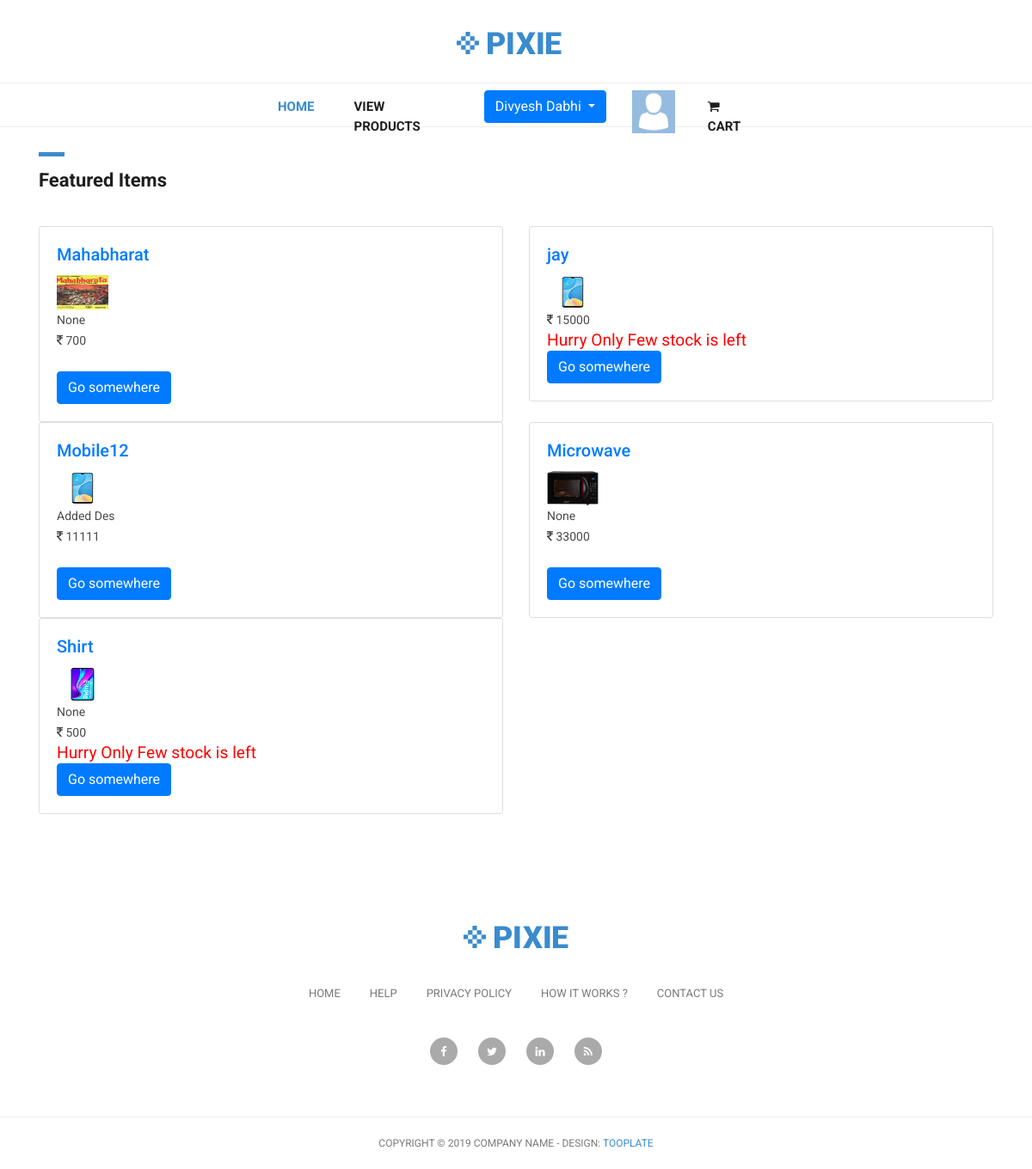
Screenshot of /all-product/ (signed in) with the database file from the repository.
### myapp/models.py (models this page shows, shortened)
class User(models.Model):
    fname = models.CharField(max_length=50)
    lname = models.CharField(max_length=50)
    email = models.EmailField(unique=True)
    mobile = models.CharField(max_length=20)
    address = models.TextField()
    role = models.CharField(max_length=20)
    password = models.CharField(max_length=50)
    pic = models.FileField(upload_to='Profile',default='avtar.png')

class Product(models.Model):
    uid = models.ForeignKey(User,on_delete=models.CASCADE)  # seller
    name = models.CharField(max_length=80)
    des = models.TextField(null=True,blank=True)
    price = models.CharField(max_length=10)
    quantity = models.IntegerField()
    category = models.CharField(max_length=20)
    pic = models.FileField(upload_to='Products',null=True,blank=True)

### myapp/views.py (the view)
# urls.py: path('all-product/',views.all_product, name='all-product'),
def all_product(request):
    uid = User.objects.get(email=request.session['email'])
    products = Product.objects.all().order_by('?')
    return render(request,'all-product.html',{'uid':uid,'products':products})

### myapp/templates/all-product.html
{% extends 'header.html' %}
{% load static %}
{% block content %}
<div class="featured-items">
    <div class="container">
      <div class="row">
        <div class="col-md-12">
          <div class="section-heading">
            <div class="line-dec"></div>
            <h1>Featured Items</h1>
          </div>
        </div>
        <div class="col-md-12">
            <div class="row">
                {% for product in products %}
                <div class="col-sm-6">
                    <a href="{% url 'view-product' product.id %}">
                  <div class="card">
                    <div class="card-body">
                      <h5 class="card-title">{{product.name}}</h5>
                      <img src="{{product.pic.url}}" alt="" width="60px" height="40px">
                      <p class="card-text">{{product.des}}</p>
                      <p class="card-text"> <i class="fa fa-inr"></i> {{product.price}}</p>
                      {% if product.quantity < 5 %}
                      <p style="color: red;font-size: larger;">Hurry Only Few stock is left</p>
                      {% else %}
                      <p style="color: rgba(255, 0, 0, 0);font-size: larger;"> sd</p>
                      {% endif %}
                      <a href="#" class="btn btn-primary">Go somewhere</a>
                    </div>
                </div>
            </a>
                </div>
                {% endfor %}
              </div>
        </div>
      </div>
    </div>
  </div>
{% endblock %}

### myapp/templates/header.html (shortened to what this page needs)
{% load static %}
<!DOCTYPE html>
<html lang="en">
  <head>
    <link href="{% static 'vendor/bootstrap/css/bootstrap.min.css' %}" rel="stylesheet">
    <link rel="stylesheet" href="{% static 'assets/css/fontawesome.css' %}">
    <link rel="stylesheet" href="{% static 'assets/css/tooplate-main.css' %}">
    <link rel="stylesheet" href="{% static 'assets/css/owl.css' %}">
  </head>
  <body>
    <nav class="navbar navbar-expand-lg navbar-dark bg-dark static-top">
      <div class="container">
        <a class="navbar-brand" href="#"><img src="{% static 'assets/images/header-logo.png' %}" alt=""></a>
        <div class="collapse navbar-collapse" id="navbarResponsive">
          <ul class="navbar-nav ml-auto">
            <li class="nav-item active">
              <a class="nav-link" href="{% url 'index' %}">Home
              </a>
            </li>
            {% if uid.role == 'seller' %}
            <li class="nav-item">
              <div class="btn-group">
              <a class="nav-link dropdown-toggle" data-toggle="dropdown" aria-haspopup="true" aria-expanded="false">Products</a>
                <div class="dropdown-menu">
                  <a class="dropdown-item" href="{% url 'add-product' %}">Add Product</a>
                  <a class="dropdown-item" href="{% url 'seller-product' %}">View Your Products</a>
                </div>
              </div>
            </li>
            <li class="nav-item">
              <a class="nav-link" href="{% url 'seller-buy-product' %}">View My orders</a>
            </li>
            {% elif uid.role == 'buyer' %}
            <li class="nav-item">
              <a class="nav-link" href="{% url 'all-product' %}">View Products</a>
            </li>
            {% endif %}
            {% if uid %}
            <li class="nav-item">
                <div class="btn-group">
                  <button type="button" class="btn btn-primary dropdown-toggle" data-toggle="dropdown" aria-haspopup="true" aria-expanded="false">
                    {{uid.fname}} {{uid.lname}}
                  </button>
                </div>
            </li>
            {% if uid.pic %}
            <li class="nav-item">
              <img src="{{uid.pic.url}}" alt="" width="50px" height="50px">
            </li>
            <li class="nav-item">
                <a href="{% url 'view-cart' %}" class="nav-link"><i class="fa fa-shopping-cart"></i> Cart</a>
            </li>
            {% endif %}
            {% else %}
            <li class="nav-item">
              <a class="nav-link" href="{% url 'login' %}">Login / Registration</a>
            </li>
            {% endif %}
          </ul>
        </div>
      </div>
    </nav>
    {% block content %}
    {% endblock %}
    <div class="footer">
        <div class="container">
          <div class="row">
            <div class="col-md-12">
              <div class="logo">
                <img src="{% static 'assets/images/header-logo.png' %}" alt="">
              </div>
            </div>
            <div class="col-md-12">
              <div class="footer-menu">
                <ul>
                  <li><a href="#">Home</a></li>
                  <li><a href="#">Help</a></li>
                  <li><a href="#">Privacy Policy</a></li>
                  <li><a href="#">How It Works ?</a></li>
                  <li><a href="#">Contact Us</a></li>
                </ul>
              </div>
            </div>
            <div class="col-md-12">
              <div class="social-icons">
                <ul>
                  <li><a href="#"><i class="fa fa-facebook"></i></a></li>
                  <li><a href="#"><i class="fa fa-twitter"></i></a></li>
                  <li><a href="#"><i class="fa fa-linkedin"></i></a></li>
                  <li><a href="#"><i class="fa fa-rss"></i></a></li>
                </ul>
              </div>
            </div>
          </div>
        </div>
      </div>
      <div class="sub-footer">
        <div class="container">
          <div class="row">
            <div class="col-md-12">
              <div class="copyright-text">
                <p>Copyright &copy; 2019 Company Name
                  - Design: <a rel="nofollow" href="https://www.facebook.com/tooplate">Tooplate</a></p>
              </div>
            </div>
          </div>
        </div>
      </div>
    </body>
  </html>

### myapp/static/assets/css/tooplate-main.css (style rules this page uses)
body { font-family: 'Roboto', sans-serif; transition: all 0.5s; }
p { margin-bottom: 0px; font-size: 14px; color: #4a4a4a; line-height: 24px; }
a { text-decoration: none!important; }
.copyright-text { text-transform: uppercase; }
.section-heading { margin-top: 80px; margin-bottom: 40px; }
.section-heading .line-dec { width: 30px; height: 5px; background-color: #3a8bcd; }
.section-heading h1 { font-size: 22px; font-weight: 700; color: #1e1e1e; margin-top: 15px; }
.navbar .navbar-brand { text-align: center; width: 100%; position: relative; padding: 25px 0px; }
.bg-dark { background-color: #fff!important; border-bottom: 1px solid #eee; }
#navbarResponsive { z-index: 999; position: absolute; left: 50%; top: 105px; transform: translateX(-50%); }
.navbar-dark .navbar-nav .nav-item { margin: 0px 15px; }
.navbar-dark .navbar-nav .nav-link { text-transform: uppercase; font-size: 15px; font-weight: 700; color: #1e1e1e; transition: all 0.5s; }
.navbar-dark .navbar-nav .nav-link:hover, .navbar-dark .navbar-nav .active>.nav-link, .navbar-dark .navbar-nav .nav-link.active, .navbar-dark .navbar-nav .nav-link.show, .navbar-dark .navbar-nav .show>.nav-link { color: #3a8bcd; }
.navbar:after { width: 100%; height: 1px; background-color: #eee; content: ''; position: absolute; left: 0; bottom: -52px; }
.featured-items { margin-bottom: 70px; }
.footer { text-align: center; }
.footer ul { padding: 0px; margin: 0px; }
.footer ul li { list-style: none; display: inline-block; }
.footer .logo img { max-width: 100%; margin-top: 60px; margin-bottom: 40px; }
.footer .footer-menu { margin-bottom: 40px; }
.footer .footer-menu ul li { margin: 0px 15px; }
.footer .footer-menu a { font-size: 13px; color: #7a7a7a; text-transform: uppercase; transition: all 0.5s; }
.footer .social-icons { margin-bottom: 60px; }
.footer .social-icons ul li { margin: 0px 10px; }
.footer .social-icons a { width: 32px; height: 32px; color: #fff; background-color: #aaa; text-align: center; display: inline-block; line-height: 33px; border-radius: 50%; font-size: 13px; transition: all 0.5s; }
.sub-footer { border-top: 1px solid #eee; text-align: center; }
.sub-footer p { font-size: 12px; color: #7a7a7a; line-height: 60px; }
.sub-footer a { color: #3a8bcd; text-decoration: none; }

### rows the page displays
User: fname "Divyesh", lname "Dabhi", pic (picture)
Product: name "Mahabharat", pic (picture), des "None", price "700"
Product: name "jay", pic (picture), price "15000", quantity "Hurry Only Few stock is left"
Product: name "Mobile12", pic (picture), des "Added Des", price "11111"
Product: name "Microwave", pic (picture), des "None", price "33000"
Product: name "Shirt", pic (picture), des "None", price "500", quantity "Hurry Only Few stock is left"
